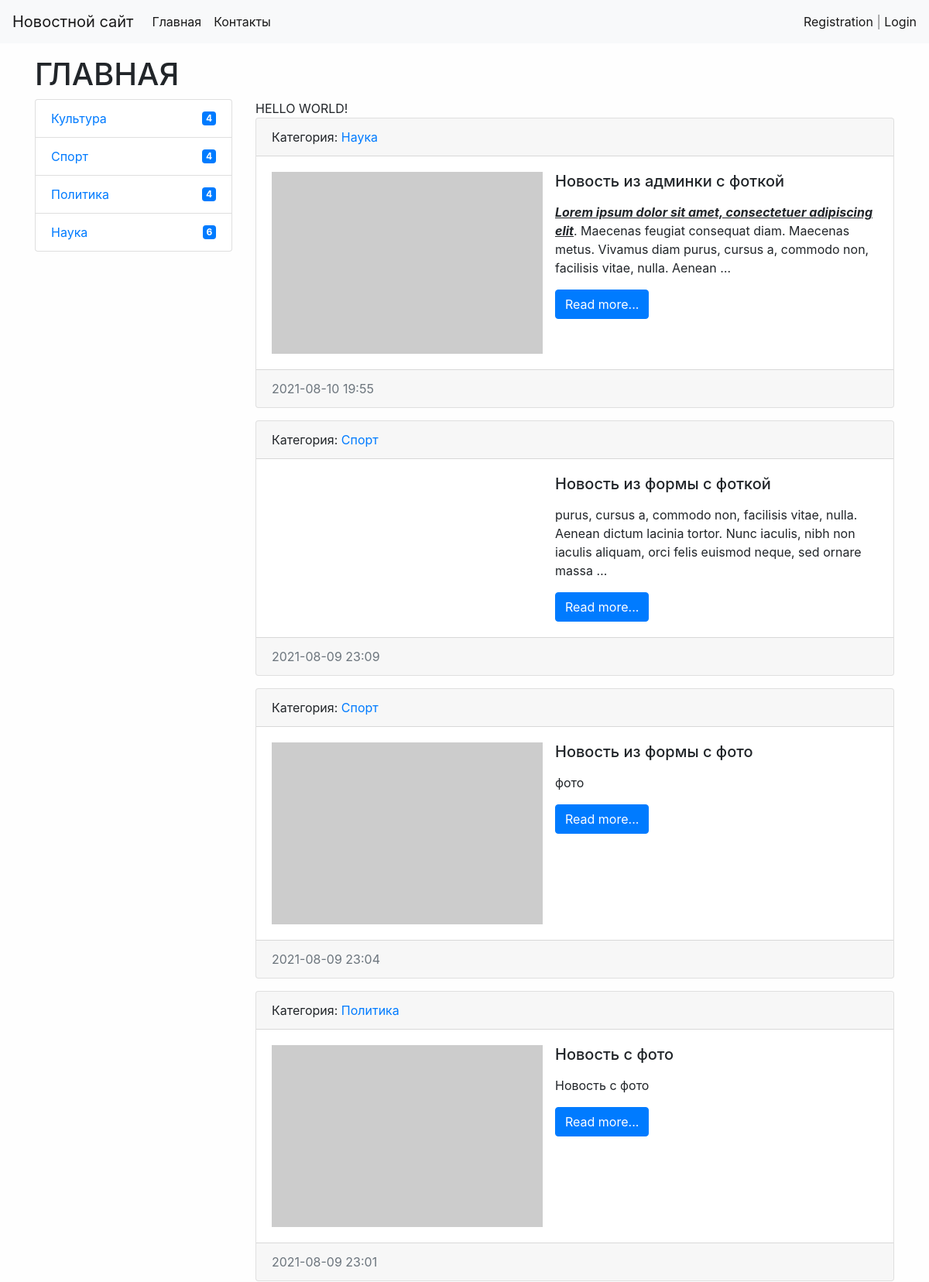
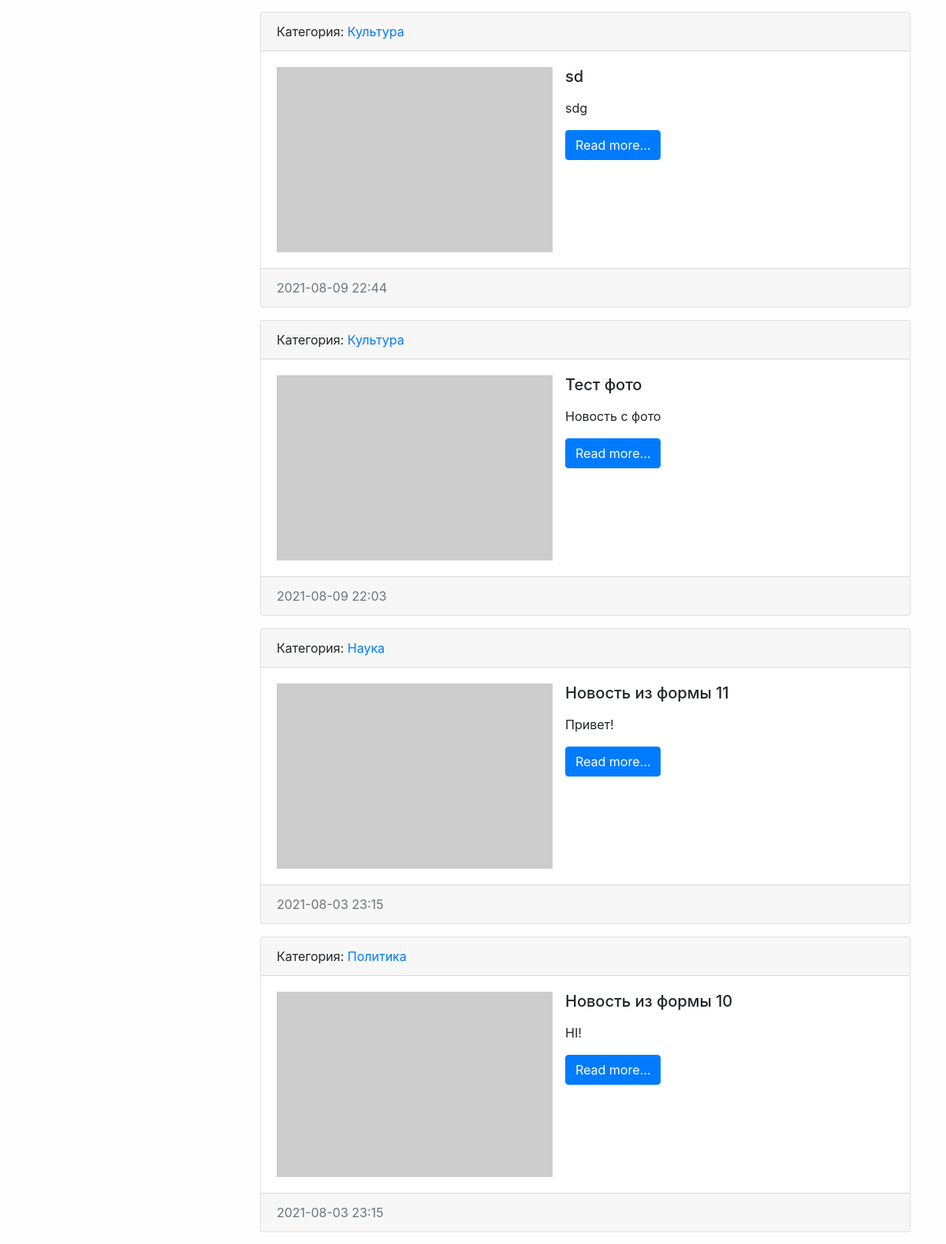
The page / (upper part) on the database its author committed (2 pictures, top to bottom).
### news/models.py (models this page shows, shortened)
class Category(models.Model):
    title = models.CharField(max_length=150, db_index=True, verbose_name='Наименование категории')
    class Meta:
        verbose_name = 'Категория'
        verbose_name_plural = 'Категории'
        ordering = ['title']
    def __str__(self):
        return self.title
    def get_absolute_url(self):
        return reverse('category', kwargs={'create_id': self.pk})

class News(models.Model):
    title = models.CharField(max_length=200, verbose_name='Наименование')
    content = models.TextField(verbose_name='Контент')
    created_at = models.DateTimeField(auto_now_add=True, verbose_name='Дата публикации')
    updated_at = models.DateTimeField(auto_now=True, verbose_name='Обновлено')
    photo = models.ImageField(upload_to='photos/%Y/%m/%d', verbose_name='Фото', blank=True)
    is_published = models.BooleanField(default=True, verbose_name='Опубликовано')
    create = models.ForeignKey('Category', on_delete=models.PROTECT, verbose_name='Категория')  # защищена от удалени, если удалена категория
    views = models.IntegerField(default=0, verbose_name='Количество просмотров')
    class Meta:
        verbose_name = 'Новость'
        verbose_name_plural = 'Новости'
        ordering = ['-created_at']
    def get_absolute_url(self):
        return reverse('view_news', kwargs={'pk': self.pk})

### news/views.py (the view)
# urls.py: path('', HomeNews.as_view(), name='home'),
class HomeNews(MyMixin, ListView):
    model = News
    template_name = 'news/home_news_list.html'
    context_object_name = 'news'
    extra_context = {'title': 'Главная'}
    mixin_prob = 'hello world!'
    paginate_by = 10
    def get_context_data(self, *, object_list=None, **kwargs):
        context = super().get_context_data(**kwargs)
        context['title'] = self.get_upper('Главная')
        context['mixin_prob'] = self.get_prob()
        return context
    def get_queryset(self):
        return News.objects.filter(is_published=True).select_related('create')

### news/templatetags/news_tags.py (called while the page is built)
@register.simple_tag(name='get_list_categories')
def get_categories():
    return Category.objects.all()

@register.inclusion_tag('news/list_categories.html')
def show_categories(arg1='Hello', arg2='world'):
    categories = Category.objects.annotate(cnt=Count('news', filter=F('news__is_published'))).filter(cnt__gt=0)
    return {"categories": categories, 'arg1': arg1, 'arg2': arg2}

### news/utils.py (called while the page is built)
    def get_prob(self):
        return self.mixin_prob.upper()

    def get_upper(self,s):
        if isinstance(s,str):
            return s.upper()
        else:
            return s.title.upper()

### news/templates/news/home_news_list.html (shortened to what this page needs)
{% extends 'base.html' %}
{% block sidebar %}
    {% include 'inc/_sidebar.html'%}
{% endblock %}
{% block content %}
{{ mixin_prob }}
        {% for i in news %}
            <div class="card mb-3">
              <div class="card-header">
                  Категория: <a href="{% url 'category' i.create.pk %}"> {{ i.create }}</a>
              </div>
              <div class="card-body">
                <div class="media">
                    {% if i.photo %}
                        <img src="{{ i.photo.url }}" alt="" width="350" class="mr-3">
                    {% else %}
                        <img src="https://picsum.photos/350/235/" alt="" class="mr-3">
                    {% endif %}
                    <div class="media-body">
                      <h5 class="card-title">{{ i.title }}</h5>
                      <p class="card-text">{{ i.content|safe|linebreaks|truncatewords:25 }}</p>
                      <a href="{{ i.get_absolute_url }}" class="btn btn-primary">Read more...</a>
                    </div>
                </div>
              </div>
              <div class="card-footer text-muted">
                {{ i.created_at|date:"Y-m-d H:i"}}
            </div>
        </div>
        {% endfor %}
{% endblock %}

### templates/base.html (shortened to what this page needs)
{% load static %}
<!doctype html>
<html lang="en">
  <head>
    <link rel="stylesheet" href="{% static 'bootstrap\bootstrap-4.6.0-dist\css\bootstrap.min.css' %}">
    <link rel="stylesheet" href="{% static 'css\style.css' %}">
  </head>
  <body>
{% include 'inc/_nav.html' %}
<div class="container mt-3">
    <h1>{{ title }}</h1>
    <div class="row">
        <div class="col-md-3">
            {% block sidebar %}SIDEBAR{% endblock %}
        </div>
        <div class="col-md-9">
            {% block content %}CONTENT{% endblock %}
        </div>
    </div>
</div>
  </body>
</html>

### templates/inc/_nav.html (shortened to what this page needs)
<nav class="navbar navbar-expand-lg navbar-light bg-light">
  <a class="navbar-brand" href="{% url 'home' %}">Новостной сайт</a>
  <div class="collapse navbar-collapse" id="navbarSupportedContent">
    <ul class="navbar-nav mr-auto">
      <li class="nav-item active">
        <a class="nav-link" href="{% url 'home' %}">Главная <span class="sr-only">(current)</span></a>
      </li>
      <li class="nav-item active">
        <a class="nav-link" href="{% url 'contact' %}">Контакты <span class="sr-only">(current)</span></a>
      </li>
    </ul>
    <span class="navbar-text">
      {% if request.user.is_authenticated %}
      Добро пожаловать, {{ user.username}} | <a href="{% url 'logout' %}">Выход</a>
      {% else %}
      <a href="{% url 'register' %}">Registration</a> | <a href="{% url 'login' %}">Login</a>
      {% endif %}
    </span>
  </div>
</nav>

### templates/inc/_sidebar.html
{% load news_tags %}
{% show_categories%}

### news/templates/news/list_categories.html
<ul class="list-group">
   {% for i in categories %}
        <a href="{{ i.get_absolute_url }}" class="list-group-item d-flex justify-content-between align-items-center">
           {{ i.title }}
            <span class="badge badge-primary bage-pill">{{ i.cnt }}</span>
        </a>
   {% endfor %}
</ul>

### mysite/static/css/style.css (style rules this page uses)
body { background-color: #fefefe; }

### rows shown on the page
Category: title "Культура", cnt "4"
Category: title "Спорт", cnt "4"
Category: title "Политика", cnt "4"
Category: title "Наука", cnt "6"
News: create "Наука", title "Новость из админки с фоткой", content "Lorem ipsum dolor sit amet, consectetuer adipiscing elit . Maecenas feugiat consequat diam. Maecenas metus. Vivamus diam purus, cursus a, commodo non, facilisis vitae, nulla. Aenean …", created_at "2021-08-10 19:55"
News: create "Спорт", title "Новость из формы с фоткой", content "purus, cursus a, commodo non, facilisis vitae, nulla. Aenean dictum lacinia tortor. Nunc iaculis, nibh non iaculis aliquam, orci felis euismod neque, sed ornare massa …", created_at "2021-08-09 23:09"
News: create "Спорт", title "Новость из формы с фото", content "фото", created_at "2021-08-09 23:04"
News: create "Политика", title "Новость с фото", content "Новость с фото", created_at "2021-08-09 23:01"
News: create "Культура", title "sd", content "sdg", created_at "2021-08-09 22:44"
News: create "Культура", title "Тест фото", content "Новость с фото", created_at "2021-08-09 22:03"
News: create "Наука", title "Новость из формы 11", content "Привет!", created_at "2021-08-03 23:15"
News: create "Политика", title "Новость из формы 10", content "HI!", created_at "2021-08-03 23:15"

### other values the page prints
{{ title }} "ГЛАВНАЯ"
{{ mixin_prob }} "HELLO WORLD!"
